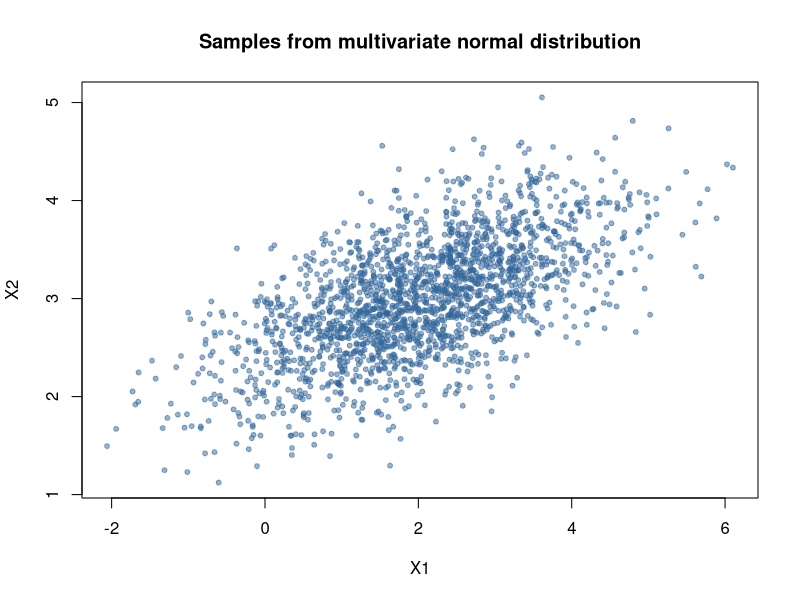

Source code (R):
#Step 1- Load necessary packages
# The MASS package contains useful functions for multivariate analysis
install.packages("MASS")
library(MASS)

#step 2: define the mean ans covariance 

mu = c(2, 3) # mean vector for the 2 variable (x1 and x2)

#create a symmetric positive definite covariance matrix 
#this represenrs the variance and correlation between x1 and x2 
sigma = matrix(c(1, 0.8,  # Var (x1 ) = 1, cov(x1,x2) = 0.8

        0.8, 1),
        nrow = 2, byrow = TRUE) # Cov(X2,X1) = 0.8, Var(X2) = 1

#Step 3 : Apply Cholesky decomposition 
#chol( returns an upper triangular matrix U such that sigma = U'U)
L= chol(sigma)
#if Your want a lower triangular matrix (LL^T), uset(L)

#Step 4 : generate samples using choolesky 

set.seed(123) # set random seed for reproducibility 
n = 2000 # number of samples you want to generate 

#generate standard normal (uncorrelated) samples 
#each row is a sample of two independent standard normals 
Z = matrix(rnorm(n*2), ncol = 2)

#Transform Z to hae the desired covariance structure 
# multiply Z by t(L) to xorrelate the variables
# add mu to shift from origin to desired mean 
samples = Z %*% t(L) +matrix(mu, n, 2, byrow = TRUE)

#Step 5 : Visualize thegerenate samples 
#plot the simulated multivariate normal data 

plot(samples, 
     col= rgb(0.2, 0.4, 0.6, 0.5), # transparent blue points 
     pch= 20,   # solid circles
     main = " Samples from multivariate normal distribution ", 
     xlab = "X1", 
     ylab = "X2"
     )


